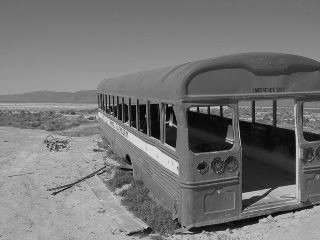
//> input picture Aufgabe5_Material/schrott.png, 320 x 240 px
$ ./plotHistogram   (built with g++ and OpenCV 4)
//> lines starting //> are read from the running program, lines starting //| are printed output that depends on the picture; after the words box and inside, x2 and y2 are one past the last pixel; in counts of white or black regions, pixels touching at a corner belong together
#include <opencv2/highgui/highgui.hpp>
#include <iostream>
#include <opencv2/imgproc.hpp>

using namespace std;
using namespace cv;

cv::Mat plotHistogram(cv::Mat &image, bool cumulative = false, int histSize = 256);

int main()
{
    cv::Mat img = cv::imread("../schrott.png"); // Read the file
//> img is the input picture: 240 rows x 320 cols, CV_8UC3; min 0, max 230, mean 117.5
    if(img.empty()) // Check for invalid input
    {
        std::cout << "Could not open or find the frame" << std::endl;
        return -1 ;
    }

    cv::Mat img_gray;
    cv::cvtColor(img, img_gray, cv::COLOR_BGR2GRAY);    // In case img is colored

    cv::namedWindow("Input Image", cv::WINDOW_AUTOSIZE); // Create a window for display.
    cv::imshow("Input Image", img);
    cv::Mat hist;
    hist = plotHistogram(img_gray);
    cv::namedWindow("Histogram", cv::WINDOW_AUTOSIZE); // Create a window for display.
    cv::imshow("Histogram", hist);
    cv::waitKey(0);
}

cv::Mat plotHistogram(cv::Mat &image, bool cumulative, int histSize){
//> called with cumulative = false, histSize = 256
    // Create Image for Histogram
    int hist_w = 1024; int hist_h = 800;
    int bin_w = cvRound( (double) hist_w/histSize );

    cv::Mat histImage( hist_h, hist_w, CV_8UC1, Scalar( 255,255,255) );

    if(image.channels()>1) {
        cerr << "plotHistogram: Please insert only gray images." << endl;
        return histImage;
    }

    // Calculate Histogram
    float range[] = { 0, 256 } ;
    const float* histRange = { range };

    cv::Mat hist;
    calcHist( &image, 1, 0, Mat(), hist, 1, &histSize, &histRange);
//> hist = 256 values, max 2008 at index 124, min 0 at index 226, mean 300

    if(cumulative) {
        cv::Mat accumulatedHist = hist.clone();
        for (int i = 1; i < histSize; i++) {
            accumulatedHist.at<float>(i) += accumulatedHist.at<float>(i - 1);
        }
        hist = accumulatedHist;
    }

    // Normalize the result to [ 0, histImage.rows ]
    normalize(hist, hist, 0, histImage.rows, NORM_MINMAX, -1, Mat() );
//> hist = 256 values, max 800 at index 124, min 0 at index 226, mean 119.5

    // Draw bars
    for (int i = 1; i < histSize; i++) {
        cv::rectangle(histImage, Point(bin_w * (i - 1), hist_h),
             Point(bin_w * (i), hist_h - cvRound(hist.at<float>(i))),
             Scalar(50, 50, 50), 1 );
    }
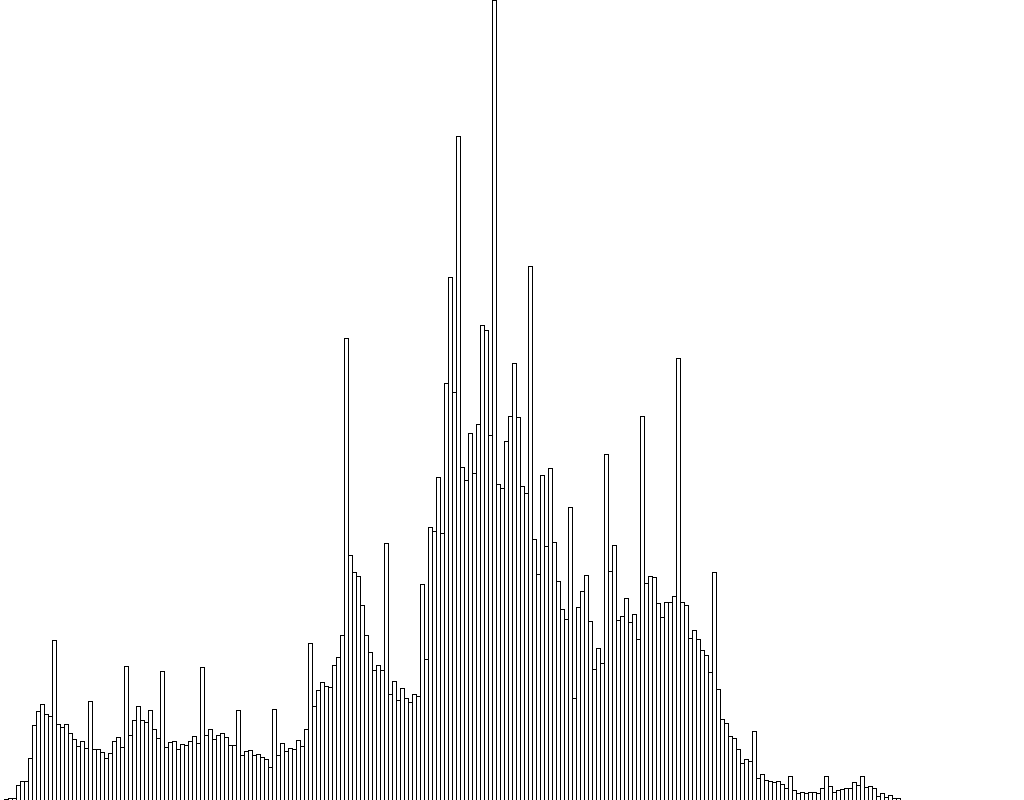
//> histImage: 800 rows x 1024 cols, CV_8UC1; values 50 (black) and 255 (white), 95.6% white; black in thin lines or dots, all inside (x1, y1, x2, y2) = (4, 0, 901, 800)

    return histImage;   // Not really call by value, as cv::Mat only saves a pointer to the image data
}
